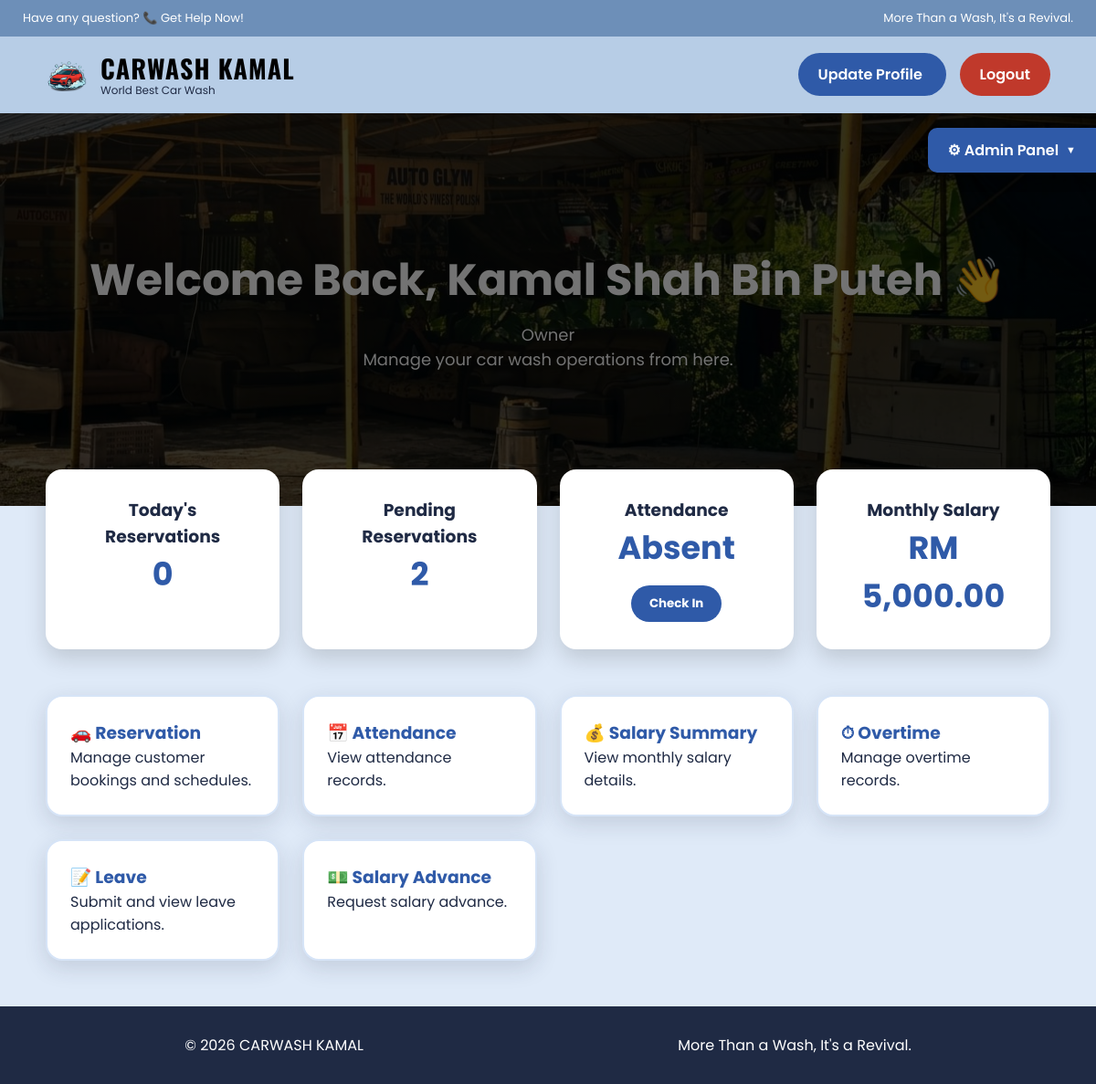
The page /staff/staff_home.php (signed in) on the database its author committed.
### tables this page shows
CREATE TABLE `staff` (
  `staff_id` int(11) NOT NULL,
  `staff_name` varchar(50) NOT NULL,
  `staff_email` varchar(100) DEFAULT NULL,
  `staff_password` varchar(255) DEFAULT NULL,
  `staff_phonenum` int(11) NOT NULL,
  `staff_dob` date NOT NULL,
  `staff_state` varchar(50) NOT NULL,
  `staff_hiredate` date NOT NULL,
  `staff_salary` int(11) NOT NULL,
  `staff_job` varchar(20) NOT NULL,
  `staff_gender` tinyint(1) NOT NULL,
  `staff_image` varchar(255) DEFAULT NULL
);

### staff/staff_home.php (the view, shortened to what this page needs)
<?php
include("../config.php");
$staff_id = $_SESSION['staff_id'];
$stmt = $conn->prepare("
    SELECT *
    FROM staff
    WHERE staff_id = ?
");
$stmt->execute([
    $staff_id
]);
$staff = $stmt->fetch();
$today = date("Y-m-d");
$stmt = $conn->prepare("
    SELECT COUNT(*)
    FROM service
    WHERE service_date = ?
");
$stmt->execute([
    $today
]);
$today_reservations = $stmt->fetchColumn();
$stmt = $conn->prepare("
    SELECT COUNT(*)
    FROM service
    WHERE service_status = 'Pending'
");
$stmt->execute();
$pending = $stmt->fetchColumn();
$stmt = $conn->prepare("
    SELECT is_present
    FROM attendance
    WHERE staff_id = ?
    AND attendance_date = ?
");
$stmt->execute([
    $staff_id,
    $today
]);
$attendance = $stmt->fetch();
if ($attendance && $attendance['is_present'] == 1) {
    $attendance_status = "Present";
}
else {
    $attendance_status = "Absent";
}
$salary = $staff['staff_salary'];
?>
<!DOCTYPE html>
<html lang="en">
<head>
<link rel="stylesheet" href="../css/style.css">
</head>
<body>
<?php if(
    $staff['staff_job']=="Owner" ||
    $staff['staff_job']=="Manager" ||
    $staff['staff_job']=="Supervisor"
){ ?>
<div class="admin-toolbar">
<div class="admin-title">
⚙ Admin Panel
</div>
</div>
<?php } ?>
<div class="top-bar">
<div>
Have any question? 📞 Get Help Now!
</div>
<div>
More Than a Wash, It's a Revival.
</div>
</div>
<header class="header">
<div class="logo-section">
<img
src="../images/logo.png"
class="logo"
>
<div class="brand-text">
<h1>
CARWASH KAMAL
</h1>
<span>
World Best Car Wash
</span>
</div>
</div>
<div>
<a href="pages/update_profile.php" class="profile-btn">
Update Profile
</a>
<a href="../auth/logout.php" class="logout-btn">
Logout
</a>
</div>
</header>
<section class="hero">
<div>
<h1>
Welcome Back,
<?php echo $staff['staff_name']; ?> 👋
</h1>
<p>
<?php echo $staff['staff_job']; ?>
<br>
Manage your car wash operations from here.
</p>
</div>
</section>
<section class="dashboard">
<div class="stats">
<div class="stat-card">
<h3>
Today's Reservations
</h3>
<h2>
<?php echo $today_reservations; ?>
</h2>
</div>
<div class="stat-card">
<h3>
Pending Reservations
</h3>
<h2>
<?php echo $pending; ?>
</h2>
</div>
<div class="stat-card">
<h3>
Attendance
</h3>
<h2>
<?php echo $attendance_status; ?>
</h2>
<?php if($attendance_status == "Absent"){ ?>
<form method="POST">
<button
type="submit"
name="check_attendance"
class="attendance-btn"
>
Check In
</button>
</form>
<?php } else { ?>
<p>
✅ Attendance Recorded
</p>
<?php } ?>
</div>
<div class="stat-card">
<h3>
Monthly Salary
</h3>
<h2>
RM <?php echo number_format($salary,2); ?>
</h2>
</div>
</div>
<div class="modules">
<a href="pages/reservation.php" class="module">
<h3>
🚗 Reservation
</h3>
<p>
Manage customer bookings and schedules.
</p>
</a>
<a href="pages/attendance.php" class="module">
<h3>
📅 Attendance
</h3>
<p>
View attendance records.
</p>
</a>
<a href="pages/salary_summary.php" class="module">
<h3>
💰 Salary Summary
</h3>
<p>
View monthly salary details.
</p>
</a>
<a href="pages/overtime.php" class="module">
<h3>
⏱ Overtime
</h3>
<p>
Manage overtime records.
</p>
</a>
<a href="pages/leave.php" class="module">
<h3>
📝 Leave
</h3>
<p>
Submit and view leave applications.
</p>
</a>
<a href="pages/salary_advance.php" class="module">
<h3>
💵 Salary Advance
</h3>
<p>
Request salary advance.
</p>
</a>
</div>
</section>
<footer class="footer">
<p>
© <?php echo date("Y"); ?> CARWASH KAMAL
</p>
<p>
More Than a Wash, It's a Revival.
</p>
</footer>
</body>
</html>

### css/style.css (style rules this page uses)
* { margin: 0; padding: 0; box-sizing: border-box; }
body { background: #eaf2fb; font-family: 'Poppins', sans-serif; color: #1f2a44; }
.top-bar { background: #6d8fb8; color: white; display: flex; justify-content: space-between; padding: 10px 20px; font-size: 13px; align-items: center; }
.header { display: flex; justify-content: space-between; align-items: center; padding: 12px 35px; background: #b7cde6; }
.logo-section { display: flex; align-items: center; gap: 12px; max-height: 70px; overflow: hidden; }
.logo { width: 45px !important; height: 45px !important; max-width: 45px !important; max-height: 45px !important; object-fit: contain !important; display: block !important; }
.brand-text { display: flex; flex-direction: column; line-height: 1.2; }
.brand-text h1 { font-family: 'Oswald', sans-serif; font-size: 20px; font-weight: 700; letter-spacing: 1px; text-transform: uppercase; color: #000; }
.brand-text span { font-family: 'Poppins', sans-serif; font-size: 12px; color: #1f2a44; }
.hero { position: relative; display: flex; justify-content: center; align-items: center; text-align: center; color: white; }
.hero::after { content: ""; position: absolute; inset: 0; background: rgba(0,0,0,0.55); }
.footer { display: flex; justify-content: space-around; background: #1f2a44; color: white; padding: 40px; }

### staff/staff_home.php (style rules this page uses)
body { margin:0; font-family:'Poppins',sans-serif; }
.top-bar { background:#6d8fb8; color:white; padding:10px 25px; display:flex; justify-content:space-between; font-size:13px; }
.header { background:#b7cde6; padding:18px 50px; display:flex; align-items:center; justify-content:space-between; }
.logo-section { display:flex; align-items:center; gap:15px; }
.logo { width:90px; }
.brand-text h1 { margin:0; font-family:'Oswald'; font-size:28px; }
.brand-text span { font-size:12px; }
.profile-btn { background:#2f5aa8; color:white; padding:12px 22px; border-radius:30px; text-decoration:none; font-weight:600; transition:.3s; }
.logout-btn { background:#c0392b; color:white; padding:12px 22px; border-radius:30px; text-decoration:none; font-weight:600; transition:.3s; margin-left:15px; }
.hero { min-height:430px; background: linear-gradient( rgba(0,0,0,0.55), rgba(0,0,0,0.55) ), url("../images/hero.jpg"); background-size:cover; background-position:center; display:flex; align-items:center; justify-content:center; text-align:center; color:white; }
.hero h1 { font-size:48px; margin-bottom:10px; }
.hero p { font-size:18px; }
.dashboard { padding:50px; background:#dfeaf8; }
.stats { display:grid; grid-template-columns:repeat(auto-fit,minmax(220px,1fr)); gap:25px; margin-top:-90px; position:relative; }
.stat-card { background:white; padding:30px; border-radius:18px; text-align:center; box-shadow:0 10px 25px rgba(0,0,0,.15); }
.stat-card h2 { color:#2f5aa8; font-size:35px; }
.attendance-btn { margin-top:15px; padding:10px 20px; border:none; border-radius:25px; background:#2f5aa8; color:white; font-weight:bold; cursor:pointer; font-family:'Poppins',sans-serif; }
.modules { margin-top:50px; display:grid; grid-template-columns:repeat(auto-fit,minmax(250px,1fr)); gap:25px; }
.module { background:#ffffff; padding:25px; border-radius:18px; text-decoration:none; color:#1f2a44; border:2px solid #d6e4f7; box-shadow: 0 8px 25px rgba(31,42,68,.15); position:relative; overflow:hidden; transition:.35s ease; }
.module::before { content:""; position:absolute; top:0; left:-100%; width:100%; height:100%; background: linear-gradient( 120deg, transparent, rgba(47,90,168,.15), transparent ); transition:.5s; }
.module h3 { color:#2f5aa8; transition:.3s; }
.admin-toolbar { position:fixed; top:140px; right:0; z-index:9999; }
.admin-title { background:#2f5aa8; color:white; padding:12px 22px; font-weight:600; cursor:pointer; border-radius:10px 0 0 10px; box-shadow:0 5px 15px rgba(0,0,0,.25); display:flex; align-items:center; gap:8px; transition:.3s; }
.admin-title::after { content:"▼"; font-size:11px; transition:.3s; }
.footer { background:#1f2a44; color:white; padding:30px; text-align:center; }

### rows shown on the page
staff: staff_name "Kamal Shah Bin Puteh", staff_job "Owner", staff_salary "5,000.00"

### other values the page prints
$today_reservations "0"
$pending "2"
$attendance_status "Absent"
